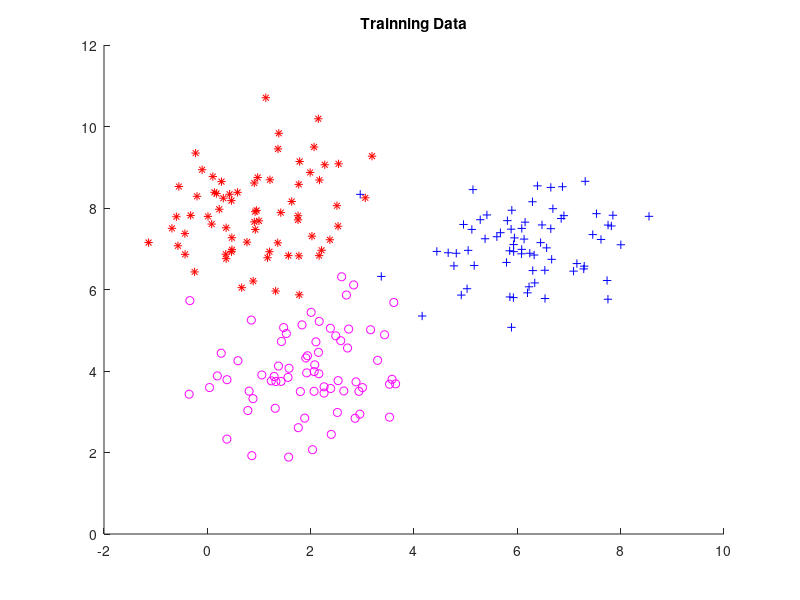

Write the MATLAB code that produced this figure. (Note: this script raises an error after producing the figure.)
Points = 100;
Class1 = mvnrnd([1 8], [1 0;0 1], Points);
Class2 = mvnrnd([6 7], [1 0;0 1], Points);
Class3 = mvnrnd([2 4], [1 0;0 1], Points);

%Create trainning and testing data
Trainning1 = Class1(1:Points*.7,1:2);
Testing1 = Class1(Points*.7 + 1:Points,1:2);
Trainning2 = Class2(1:Points*.7,1:2);
Testing2 = Class2(Points*.7 + 1:Points,1:2);
Trainning3 = Class3(1:Points*.7,1:2);
Testing3 = Class3(Points*.7 + 1:Points,1:2);

%Plot Trainning Data
hold on;
title('Trainning Data')
for i = 1:Points*.7
    plot(Trainning1(i,1,1),Trainning1(i,2,1), '*r')
    plot(Trainning2(i,1,1),Trainning2(i,2,1), '+b')
    plot(Trainning3(i,1,1),Trainning3(i,2,1), 'om')
end
hold off;
%All theta values are returned from calling the gradient
Theta1 = gradient(Trainning1(:,:),Trainning2(:,:),Trainning3(:,:));
Theta2 = gradient(Trainning2(:,:),Trainning1(:,:),Trainning3(:,:));
Theta3 = gradient(Trainning3(:,:),Trainning1(:,:),Trainning2(:,:));

classify(Theta1,Theta2,Theta3,Testing1,Testing2,Testing3);

function Output = gradient(Dataset1,Dataset2,Dataset3)

%Make bias term matrix Initizilze to 1
Weights = [1;1;1];
%Initialize cost function to zero
cost = 1;
TotalData = [Dataset1;Dataset2;Dataset3];

TotalDataX = TotalData(:,1);
TotalDataY = TotalData(:,2);

count = 0;
Allcosts = [];
deltacost = 1;
CutOff = 0.05;
while abs(deltacost) > CutOff
    cost = 0;
    sum = [1;0;0];
    l = length(Dataset1) + 1;
    
    for i = 1:length(TotalData)
        X = [1;TotalDataX(i);TotalDataY(i)];
        g = Weights' * X;
        if(i < l) %if it is less than one then it is class 1
            y = 1;
        else %if it is greater than one then it is from a different class
            y = -1;
        end
        if(y * g < 0)
            cost = cost - g*y;
            sum = sum - X*y;
        end
    end
    if count > 0
        %Change cost function for higher itterations
        deltacost = Allcosts(length(Allcosts)) - cost;
    else
        %Initilization of cost function
        deltacost = abs(cost);
    end
    Weights = Weights - 1 * sum;
    
    count = 1;
    Allcosts = [Allcosts cost];
end
Output = Weights;
end


function classify(Theta1,Theta2,Theta3,DataSet1,DataSet2,DataSet3)

TotalData = [DataSet1;DataSet2;DataSet3];

TotalDataX = TotalData(:,1);
TotalDataY = TotalData(:,2);

Class1Data = [];
Class2Data = [];
Class3Data = [];

for i = 1:length(TotalData)
    x1 = TotalDataX(i);
    x2 = TotalDataY(i);
    X = [1;x1;x2];
    %returns the value predicted for each class
    Class1Value = Theta1'*X;
    Class2Value = Theta2'*X;
    Class3Value = Theta3'*X;
    
    %The Correct Class has the highest Predicted Value
    CorrectClass = max([Class1Value,Class2Value,Class3Value]);
    %Append data to the class data
    if (CorrectClass == Class1Value)
        Class1Data = [Class1Data;TotalData(i,1) TotalData(i,2)];
    elseif(CorrectClass == Class2Value)
        Class2Data = [Class2Data;TotalData(i,1) TotalData(i,2)];
    elseif(CorrectClass == Class3Value)
        Class3Data = [Class3Data;TotalData(i,1) TotalData(i,2)];
    end
end

%Plot All Classes of Data
figure;
hold on
plot(Class1Data(:,1),Class1Data(:,2),'*r'); %plot
plot(Class2Data(:,1),Class2Data(:,2),'+b');
plot(Class3Data(:,1),Class3Data(:,2),'om');
title('Testing Data');
hold off


end

